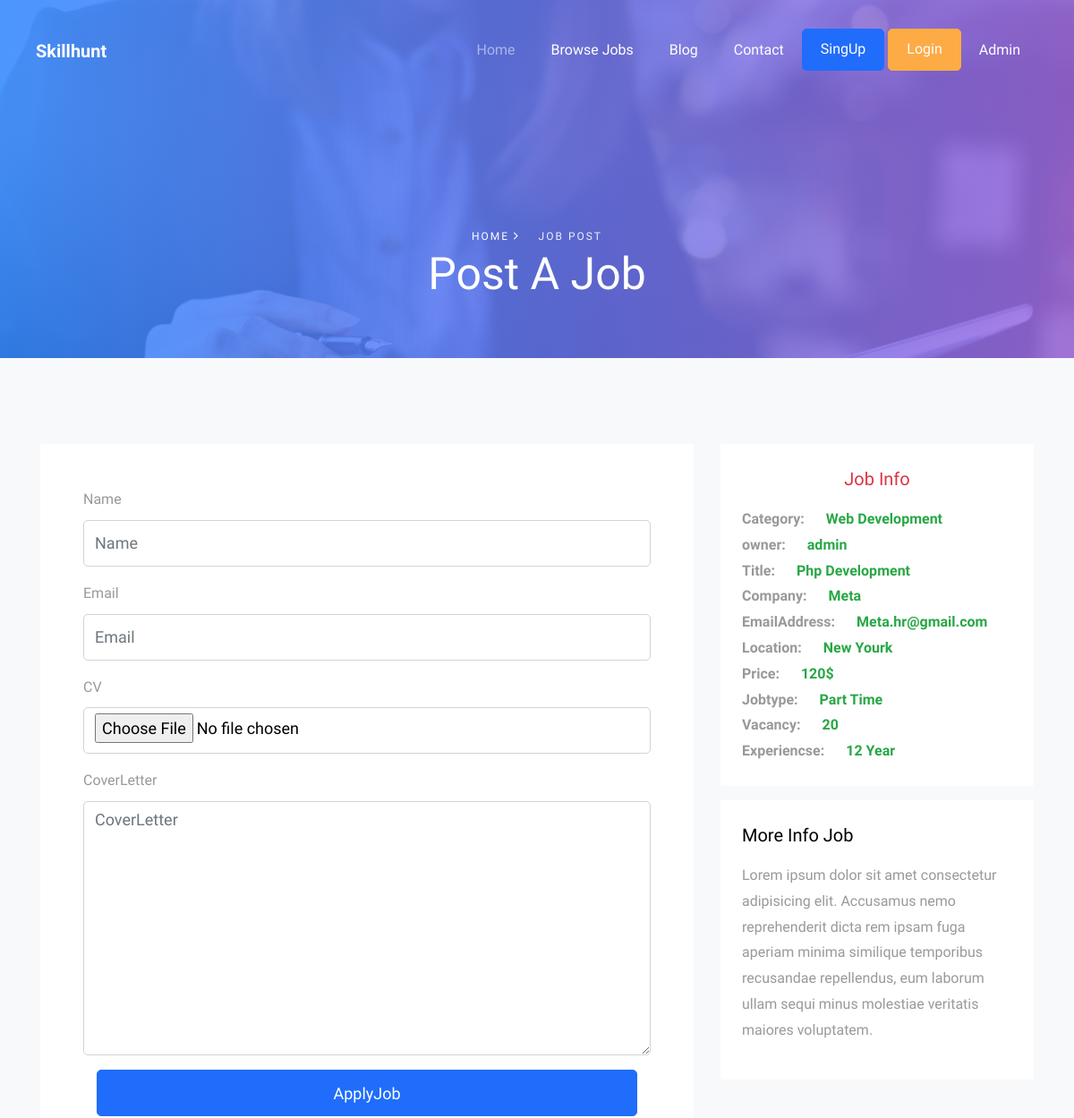
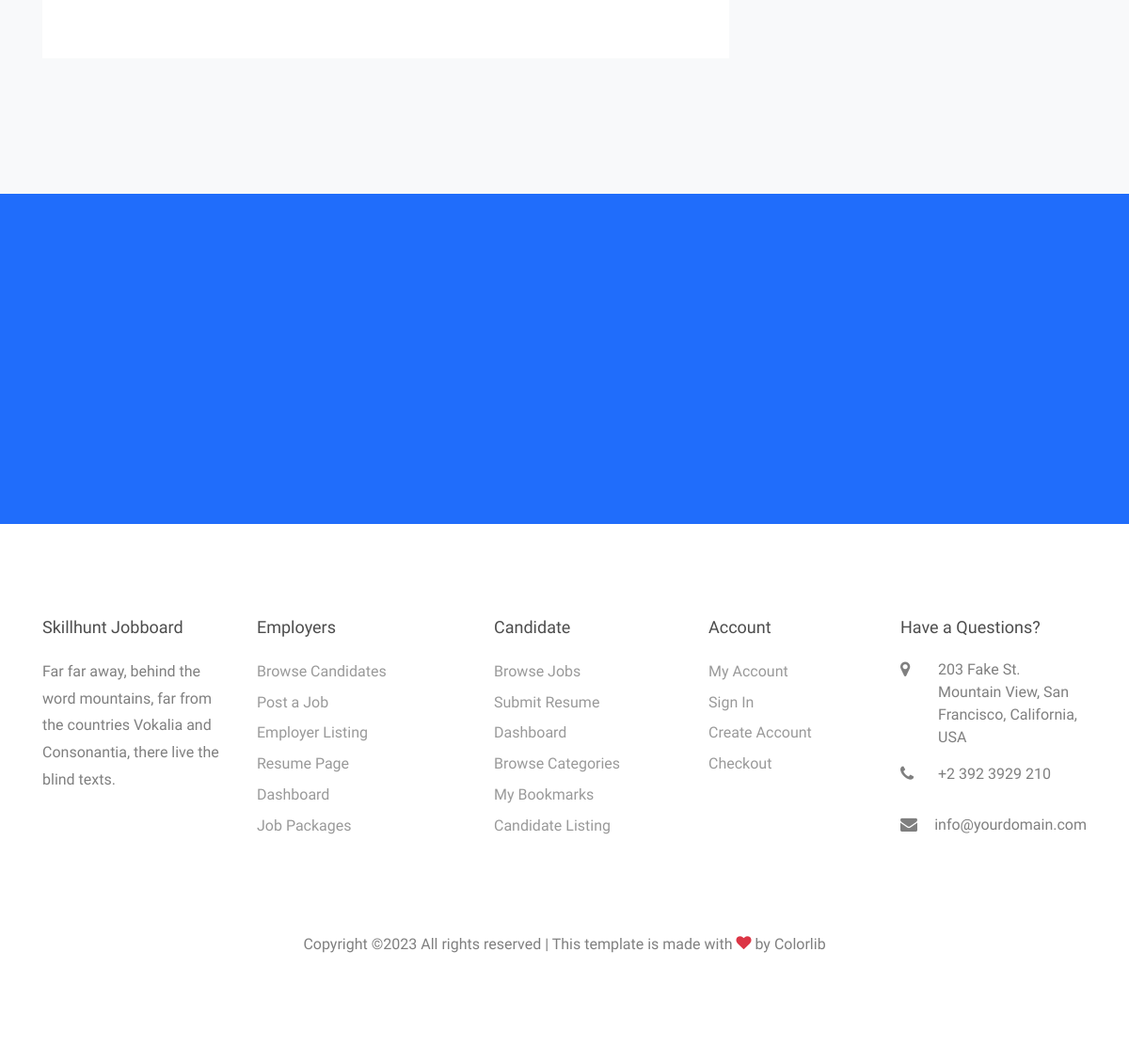
Screenshot of /Job_Single/php-development with the database file from the repository (2 pictures, top to bottom).
### JobsApp/models.py (models this page shows, shortened)
class Job(models.Model):
  Category=models.ForeignKey(Categories,on_delete=models.CASCADE)
  Owner=models.ForeignKey(User,on_delete=models.CASCADE)
  Title=models.CharField(max_length=255)
  Company=models.CharField(max_length=255)
  EmailAddress=models.EmailField(unique=True)
  Location=models.CharField(max_length=255)
  Price=models.PositiveBigIntegerField()
  Jobtype=models.CharField(max_length=255,choices=typeJob)
  Vacancy=models.PositiveIntegerField(default=0)
  Experiencse=models.PositiveIntegerField(default=0)
  Description=models.TextField()
  slug=models.SlugField(blank=True,null=True)
  Pulished_at=models.DateTimeField(auto_now=True)

class  Categories(models.Model):
    name=models.CharField(max_length=355)
    def __str__(self) -> str:
       return self.name

### JobsApp/views.py (the view)
# urls.py: path('Job_Single/<str:Slug>',views.JobApp.PageSingle,name='Job_Single'),
    def PageSingle(request,Slug):
        job_single=get_object_or_404(Job,slug=Slug)
        if request.method=="POST":
            FormApply=ApplyJobForm(request.POST,request.FILES)
            if FormApply.is_valid():
                myform=FormApply.save(commit=False)
                myform.Jobs=job_single
                myform.save()
                messages.success(request,"Job Apply Successfluy")
            else:  messages.error(request,'error')
        else:FormApply=ApplyJobForm()
        return render(request,template_name='Job/single-job.html',context={
        'job_single':job_single,
        "FormApply":FormApply,
    })

### JobsApp/form.py
class ApplyJobForm(forms.ModelForm):
    class Meta:
        model=ApplyJob
        fields=["Name","Email","CV","CoverLetter"]

### templates/Job/single-job.html (shortened to what this page needs)
{%extends 'index.html'%}
{%load static%}
{%load bootstrap4%}
{%block body%}
 <div class="hero-wrap hero-wrap-2" style="background-image: url('static/images/bg_1.jpg');" data-stellar-background-ratio="0.5">
    <div class="overlay"></div>
    <div class="container">
      <div class="row no-gutters slider-text align-items-end justify-content-start">
        <div class="col-md-12 ftco-animate text-center mb-5">
            <p class="breadcrumbs mb-0"><span class="mr-3"><a href="{%url 'home'%}">Home <i class="ion-ios-arrow-forward"></i></a></span> <span>Job Post</span></p>
          <h1 class="mb-3 bread">Post A Job</h1>
        </div>
      </div>
    </div>
  </div>
  <section class="ftco-section bg-light">
    <div class="container">
      <div class="row">
        <div class="col-md-12 col-lg-8 mb-5">
           <form action="#" class="p-5 bg-white" method="post" enctype="multipart/form-data">
                <div class="form-group">
                   {% bootstrap_form  FormApply %}
                    <div class="col-md-12">
                        {% buttons %}
                          <button type="submit" class="btn btn-primary form-control  py-2 px-5">ApplyJob</button>
                        {% endbuttons %}
                    </div>
                </div>
            </form>
        </div>
        <div class="col-lg-4">
          <div class="p-4 mb-3 bg-white">
            <h3 class="h5 text-danger mb-3 text-center ">Job Info</h3>
            <p class="mb-0 font-weight-bold">Category:<span class="mx-4 text-success ">{{job_single.Category}}</span></p>
            <p class="mb-0 font-weight-bold">owner:<span class="mx-4 text-success ">{{job_single.Owner.username}}</span></p>
            <p class="mb-0 font-weight-bold">Title:<span class="mx-4 text-success ">{{job_single.Title}}</span></p>
            <p class="mb-0 font-weight-bold">Company:<span class="mx-4 text-success ">{{job_single.Company}}</span></p>
            <p class="mb-0 font-weight-bold">EmailAddress:<span class="mx-4 text-success ">{{job_single.EmailAddress}}</span></p>
            <p class="mb-0 font-weight-bold">Location:<span class="mx-4 text-success ">{{job_single.Location}}</span></p>
            <p class="mb-0 font-weight-bold">Price:<span class="mx-4 text-success ">{{job_single.Price}}$</span></p>
            <p class="mb-0 font-weight-bold">Jobtype:<span class="mx-4 text-success ">{{job_single.Jobtype}}</span></p>
            <p class="mb-0 font-weight-bold">Vacancy:<span class="mx-4 text-success ">{{job_single.Vacancy}}</span></p>
            <p class="mb-0 font-weight-bold">Experiencse:<span class="mx-4 text-success ">{{job_single.Experiencse}} Year</span></p>
          </div>
          <div class="p-4 mb-3 bg-white">
            <h3 class="h5 text-black mb-3">More Info Job</h3>
            <p>{{job_single.Description}}</p>
          </div>
        </div>
      </div>
    </div>
  </section>
  <section class="ftco-section-parallax">
    <div class="parallax-img d-flex align-items-center">
      <div class="container">
        <div class="row d-flex justify-content-center">
        </div>
      </div>
    </div>
  </section>
{%endblock%}

### rows the page displays
Job: Category "Web Development", Owner.username "admin", Title "Php Development", Company "Meta", EmailAddress "Meta.hr@gmail.com", Location "New Yourk", Price "120", Jobtype "Part Time", Vacancy "20", Experiencse "12", Description "Lorem ipsum dolor sit amet consectetur adipisicing elit. Accusamus nemo reprehenderit dicta rem ipsam fuga aperiam minima similique temporibus recusandae repellendus, eum laborum ullam sequi minus molestiae veritatis maiores voluptatem."
